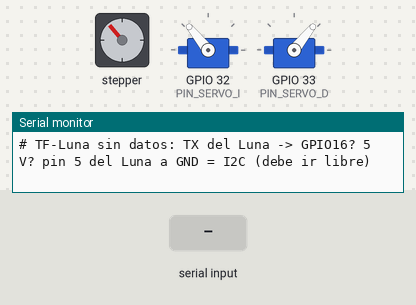
A sketch run on a simulated ESP32. Parts: stepper motor, 2 × servo, the last lines printed to the serial monitor. Wiring (inferred from the names in the program): stepper motor driver (200 steps per turn assumed): step GPIO 25; direction GPIO 26; enable GPIO 27. The test bench sets the inputs (shaded band).

Above: at 1.25 s.
1.3 s: "p" received over Serial
At 1.7 s:
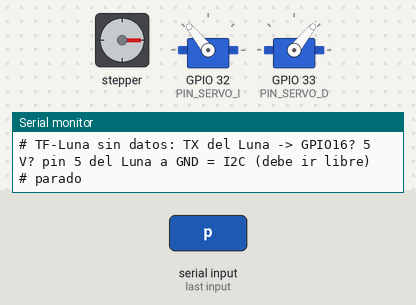
2.8 s: "c" received over Serial
At 2.95 s:
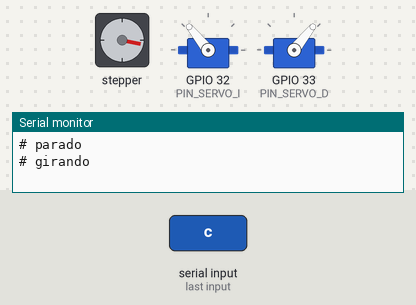
11.8 s: "p" received over Serial
At 12.3 s:
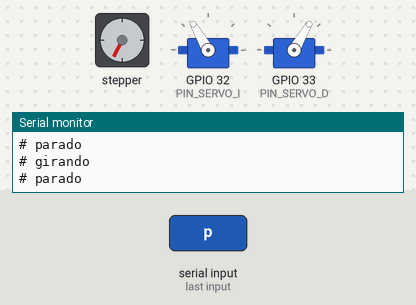
13.3 s: "c" received over Serial
At 13.75 s:
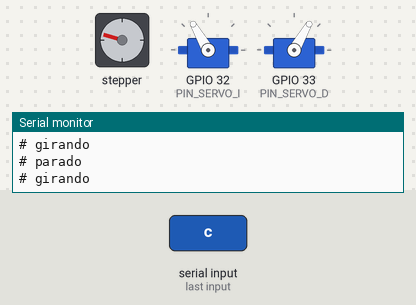
16.3 s: "p" received over the second serial link
Timing chart, 0 to 28.3 s (numbered marks = the images above; inputs shaded):
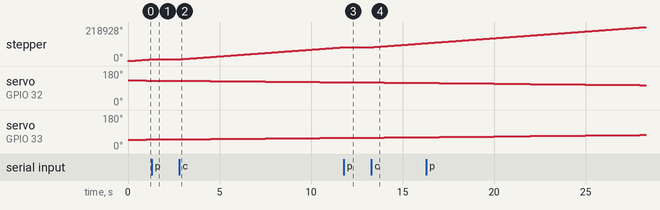

The sketch:

lidar_torreta.ino
```cpp
// lidar_torreta.ino — torreta 3D con TF-Luna en un ESP32 dedicado (2º ESP32 del rover).
// Port del MK2 de Charles Grassin (MIT, ../3d_lidar_CGrassin): espejo girado por un NEMA17
// (DRV8825) e inclinado por 2 servos. Cambios: ESP32, motor a pasos por timer (sin bloquear),
// lectura del TF-Luna sin while(1) (si se desconecta avisa, no se cuelga), sin desbordar buffer.
//
// Salida USB 115200, una línea por punto: "x\ty\tz\tfuerza\n" en cm (formato del LidarViewer).
// Mensajes con '#' (el visor los ignora). Comandos: p = parar motor, c = continuar.
#include <ESP32Servo.h>

// ---------- Pines (ESP32 DevKit 30 pines) ----------
const int LUNA_RX = 16;   // RX del ESP32 <- TX del TF-Luna (pin 2 del Luna)
const int LUNA_TX = 17;   // TX del ESP32 -> RX del TF-Luna (pin 3)
const int PIN_STEP = 25, PIN_DIR = 26;
const int PIN_EN   = 27;  // EN del DRV8825 (activo en BAJO). Libre = siempre habilitado
const int PIN_SERVO_I = 32, PIN_SERVO_D = 33;

// ---------- Mecánica (ajustar a la impresión) ----------
const int   PASOS_VUELTA = 200 * 3 / 2 * 16;  // pasos motor × reducción del engrane × micropasos
const float MS_VUELTA    = 1000.0f;           // [ms] por vuelta del espejo (1 vuelta/s = 60 rpm)
const float THETA_OFS    = 0.0f;              // [°] ajusta el "frente" del escaneo al frente del rover
const int   SERVO_NEUTRO = 90, SERVO_RANGO = 40;      // barrido de servos: 90 ± 40
const float PHI_A = -0.3f, PHI_B = 71.0f;     // ángulo del espejo = A·servo + B (geometría del varillaje del MK2)
const bool  BARRIDO_3D   = true;              // false = espejo fijo (escaneo 2D, plano horizontal)
const float RHO_OFS_CM   = 5.5f;              // distancia del Luna al espejo [cm]

// ---------- TF-Luna ----------
const uint32_t LUNA_BAUD = 115200;
const int FUERZA_MIN = 100;                   // hoja de datos: < 100 o = 65535 => lectura no confiable
const uint32_t LUNA_TIMEOUT_MS = 500;

HardwareSerial Luna(2);
Servo servoI, servoD;
hw_timer_t *timer;
volatile uint32_t pasos = 0;   // pasos totales desde el arranque
volatile bool nivel = false;
bool girando = true;
int servo = SERVO_NEUTRO - SERVO_RANGO, sentidoServo = 1;

// Media onda del STEP. ponytail: velocidad fija sin rampa; si el motor pierde pasos al arrancar, sube MS_VUELTA.
void IRAM_ATTR alTimer() {
  nivel = !nivel;
  digitalWrite(PIN_STEP, nivel);
  if (nivel) pasos++;
}

void moverServos(int a) {
  servoI.write(180 - a);   // los 2 servos están espejados
  servoD.write(a);
}

// Parser de tramas del TF-Luna: 59 59 DistL DistH FuerzaL FuerzaH TempL TempH Checksum
struct ParserLuna {
  uint8_t b[9];
  int n = 0;
  // Mete un byte. true cuando hay trama completa y válida.
  bool meter(uint8_t c, int &dist, int &fuerza) {
    if (n < 2 && c != 0x59) { n = 0; return false; }
    b[n++] = c;
    if (n < 9) return false;
    n = 0;
    uint8_t suma = 0;
    for (int i = 0; i < 8; i++) suma += b[i];
    if (suma != b[8]) return false;
    dist = b[2] | b[3] << 8;     // [cm]
    fuerza = b[4] | b[5] << 8;
    return true;
  }
} parser;

bool autoprueba() {
  ParserLuna p;
  int d = 0, f = 0, ok = 0;
  uint8_t t[] = {0x00, 0x59, 0x59, 0x2C, 0x01, 0xE8, 0x03, 0x00, 0x09, 0};  // basura + 300 cm, fuerza 1000
  for (int i = 1; i < 9; i++) t[9] += t[i];                                  // checksum
  for (uint8_t c : t) ok += p.meter(c, d, f);
  bool mala = false;
  t[9] ^= 1;   // checksum mal => se descarta
  for (int i = 1; i < 10; i++) mala |= p.meter(t[i], d, f);
  return ok == 1 && d == 300 && f == 1000 && !mala;
}

void setup() {
  Serial.begin(115200);
  Luna.begin(LUNA_BAUD, SERIAL_8N1, LUNA_RX, LUNA_TX);
  pinMode(PIN_STEP, OUTPUT);
  pinMode(PIN_DIR, OUTPUT);
  pinMode(PIN_EN, OUTPUT);
  digitalWrite(PIN_DIR, HIGH);
  digitalWrite(PIN_EN, LOW);
  servoI.attach(PIN_SERVO_I);
  servoD.attach(PIN_SERVO_D);
  moverServos(BARRIDO_3D ? servo : SERVO_NEUTRO);

  timer = timerBegin(1000000);   // 1 MHz => alarma en µs (API core 3.x)
  timerAttachInterrupt(timer, &alTimer);
  timerAlarm(timer, (uint64_t)(MS_VUELTA * 1000 / (2 * PASOS_VUELTA)), true, 0);

  Serial.printf("# lidar_torreta: %d pasos/vuelta, %.0f ms/vuelta, %s. Autoprueba parser: %s\n",
                PASOS_VUELTA, MS_VUELTA, BARRIDO_3D ? "3D" : "2D", autoprueba() ? "ok" : "FALLA");
}

void loop() {
  static uint32_t tUltimo = millis(), vueltaAnt = 0;
  static bool avisado = false;

  if (Serial.available()) {
    char c = Serial.read();
    if (c == 'p' || c == 'c') {
      girando = c == 'c';
      digitalWrite(PIN_EN, !girando);   // EN alto = driver apagado
      girando ? timerStart(timer) : timerStop(timer);
      Serial.println(girando ? "# girando" : "# parado");
    }
  }

  // Una vuelta completa => mover el espejo 1° (barrido en zig-zag)
  uint32_t vuelta = pasos / PASOS_VUELTA;
  if (BARRIDO_3D && vuelta != vueltaAnt) {
    vueltaAnt = vuelta;
    servo += sentidoServo;
    if (abs(servo - SERVO_NEUTRO) >= SERVO_RANGO) sentidoServo = -sentidoServo;
    moverServos(servo);
  }

  int dist, fuerza;
  while (Luna.available()) {
    if (!parser.meter(Luna.read(), dist, fuerza)) continue;
    tUltimo = millis();
    avisado = false;
    if (dist == 0 || fuerza < FUERZA_MIN || fuerza == 65535) continue;
    // ponytail: la trama llega ~1 periodo después de medir; si la nube sale "torcida", corrige con THETA_OFS
    float theta = ((pasos % PASOS_VUELTA) * 360.0f / PASOS_VUELTA + THETA_OFS) * DEG_TO_RAD;
    int sv = BARRIDO_3D ? servo : SERVO_NEUTRO;
    float phi = (2 * (PHI_A * sv + PHI_B) - 90.0f) * DEG_TO_RAD;   // rebote en el espejo: 2× su ángulo
    float rho = dist - RHO_OFS_CM;
    Serial.printf("%d\t%d\t%d\t%d\n", (int)(rho * cosf(phi) * cosf(theta)),
                  (int)(rho * cosf(phi) * sinf(theta)), (int)(rho * sinf(phi)), fuerza);
  }

  if (!avisado && millis() - tUltimo > LUNA_TIMEOUT_MS) {
    Serial.printf("# TF-Luna sin datos: TX del Luna -> GPIO%d? 5 V? pin 5 del Luna a GND = I2C (debe ir libre)\n", LUNA_RX);
    avisado = true;
  }
}
```

Measured:
- after the input at 1.3 s, servo on GPIO 32 (PIN_SERVO_I): stays 129° (without the input it goes to 128° after 0.70 s); servo on GPIO 33 (PIN_SERVO_D): stays 51° (without the input it goes to 52° after 0.70 s)
- after the input at 2.8 s, stepper: keeps turning clockwise at about 8655°/s, starting at once; servo on GPIO 32 (PIN_SERVO_I): moves from 129° to 120° over 8.0 s, starting after 0.71 s; servo on GPIO 33 (PIN_SERVO_D): moves from 51° to 60° over 8.0 s, starting after 0.71 s
- after the input at 11.8 s, servo on GPIO 32 (PIN_SERVO_I): stays 120° (without the input it goes to 119° after 0.69 s); servo on GPIO 33 (PIN_SERVO_D): stays 60° (without the input it goes to 61° after 0.69 s)
- after the input at 13.3 s, stepper: keeps turning clockwise at about 8654°/s, starting at once; servo on GPIO 32 (PIN_SERVO_I): 120° → 119° after 0.69 s, → 118° 1.0 s later, → 117° 0.99 s later; servo on GPIO 33 (PIN_SERVO_D): 60° → 61° after 0.69 s, → 62° 1.0 s later, → 63° 0.99 s later
